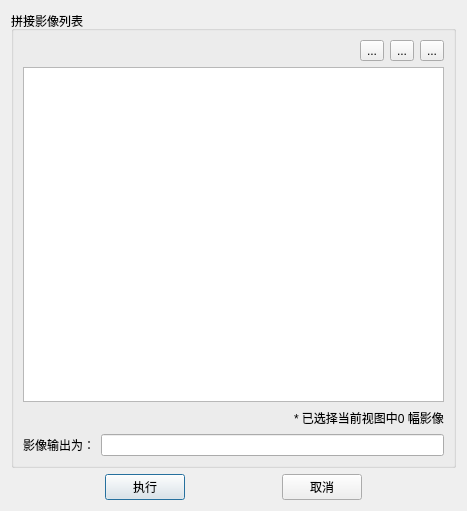
<?xml version="1.0" encoding="UTF-8"?>
<ui version="4.0">
 <class>RdGeoMosaicDlg</class>
 <widget class="QDialog" name="RdGeoMosaicDlg">
  <property name="geometry">
   <rect>
    <x>0</x>
    <y>0</y>
    <width>467</width>
    <height>511</height>
   </rect>
  </property>
  <property name="minimumSize">
   <size>
    <width>320</width>
    <height>400</height>
   </size>
  </property>
  <property name="windowTitle">
   <string>Dialog</string>
  </property>
  <layout class="QVBoxLayout" name="verticalLayout_7">
   <item>
    <layout class="QVBoxLayout" name="verticalLayout_6">
     <item>
      <widget class="QGroupBox" name="groupBox">
       <property name="title">
        <string>拼接影像列表</string>
       </property>
       <layout class="QGridLayout" name="gridLayout">
        <item row="0" column="0">
         <layout class="QVBoxLayout" name="verticalLayout_5">
          <item>
           <layout class="QHBoxLayout" name="horizontalLayout_7">
            <item>
             <spacer name="horizontalSpacer_5">
              <property name="orientation">
               <enum>Qt::Horizontal</enum>
              </property>
              <property name="sizeHint" stdset="0">
               <size>
                <width>388</width>
                <height>20</height>
               </size>
              </property>
             </spacer>
            </item>
            <item>
             <widget class="QToolButton" name="toolButton_addItem">
              <property name="toolTip">
               <string>&lt;html&gt;&lt;head/&gt;&lt;body&gt;&lt;p&gt;添加拼接影像&lt;/p&gt;&lt;/body&gt;&lt;/html&gt;</string>
              </property>
              <property name="text">
               <string>...</string>
              </property>
              <property name="icon">
               <iconset resource="button_icons.qrc">
                <normaloff>:/icons/res/add_24x24.png</normaloff>:/icons/res/add_24x24.png</iconset>
              </property>
             </widget>
            </item>
            <item>
             <widget class="QToolButton" name="toolButton_addItemofDir">
              <property name="toolTip">
               <string>&lt;html&gt;&lt;head/&gt;&lt;body&gt;&lt;p&gt;添加目录&lt;/p&gt;&lt;/body&gt;&lt;/html&gt;</string>
              </property>
              <property name="text">
               <string>...</string>
              </property>
              <property name="icon">
               <iconset resource="button_icons.qrc">
                <normaloff>:/icons/res/addDirbtn_24x24.png</normaloff>:/icons/res/addDirbtn_24x24.png</iconset>
              </property>
             </widget>
            </item>
            <item>
             <widget class="QToolButton" name="toolButton_rmAll">
              <property name="toolTip">
               <string>&lt;html&gt;&lt;head/&gt;&lt;body&gt;&lt;p&gt;删除全部&lt;/p&gt;&lt;/body&gt;&lt;/html&gt;</string>
              </property>
              <property name="text">
               <string>...</string>
              </property>
              <property name="icon">
               <iconset resource="button_icons.qrc">
                <normaloff>:/icons/res/rmbtn_24x24.png</normaloff>:/icons/res/rmbtn_24x24.png</iconset>
              </property>
             </widget>
            </item>
           </layout>
          </item>
          <item>
           <layout class="QVBoxLayout" name="verticalLayout_3">
            <item>
             <widget class="QListWidget" name="customList"/>
            </item>
            <item>
             <layout class="QVBoxLayout" name="verticalLayout_4">
              <item>
               <layout class="QHBoxLayout" name="horizontalLayout_5">
                <item>
                 <spacer name="horizontalSpacer_4">
                  <property name="orientation">
                   <enum>Qt::Horizontal</enum>
                  </property>
                  <property name="sizeHint" stdset="0">
                   <size>
                    <width>218</width>
                    <height>20</height>
                   </size>
                  </property>
                 </spacer>
                </item>
                <item>
                 <widget class="QLabel" name="label_3">
                  <property name="text">
                   <string>* 已选择当前视图中0 幅影像</string>
                  </property>
                 </widget>
                </item>
               </layout>
              </item>
              <item>
               <layout class="QHBoxLayout" name="horizontalLayout_6">
                <item>
                 <widget class="QLabel" name="label_4">
                  <property name="text">
                   <string>影像输出为：</string>
                  </property>
                 </widget>
                </item>
                <item>
                 <widget class="QLineEdit" name="lineEdit_2"/>
                </item>
               </layout>
              </item>
             </layout>
            </item>
           </layout>
          </item>
         </layout>
        </item>
       </layout>
      </widget>
     </item>
     <item>
      <layout class="QHBoxLayout" name="horizontalLayout_4">
       <item>
        <spacer name="horizontalSpacer_6">
         <property name="orientation">
          <enum>Qt::Horizontal</enum>
         </property>
         <property name="sizeHint" stdset="0">
          <size>
           <width>94</width>
           <height>20</height>
          </size>
         </property>
        </spacer>
       </item>
       <item>
        <widget class="QPushButton" name="pushButton_exec">
         <property name="text">
          <string>执行</string>
         </property>
        </widget>
       </item>
       <item>
        <spacer name="horizontalSpacer_3">
         <property name="orientation">
          <enum>Qt::Horizontal</enum>
         </property>
         <property name="sizeHint" stdset="0">
          <size>
           <width>78</width>
           <height>20</height>
          </size>
         </property>
        </spacer>
       </item>
       <item>
        <widget class="QPushButton" name="pushButton_cancel">
         <property name="text">
          <string>取消</string>
         </property>
        </widget>
       </item>
       <item>
        <spacer name="horizontalSpacer_7">
         <property name="orientation">
          <enum>Qt::Horizontal</enum>
         </property>
         <property name="sizeHint" stdset="0">
          <size>
           <width>94</width>
           <height>20</height>
          </size>
         </property>
        </spacer>
       </item>
      </layout>
     </item>
    </layout>
   </item>
  </layout>
 </widget>
 <resources>
  <include location="button_icons.qrc"/>
 </resources>
 <connections/>
</ui>
